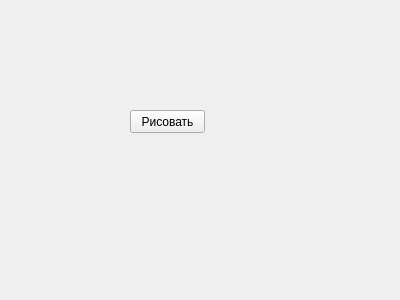
<?xml version="1.0" encoding="UTF-8"?>
<ui version="4.0">
 <class>Form</class>
 <widget class="QWidget" name="Form">
  <property name="geometry">
   <rect>
    <x>0</x>
    <y>0</y>
    <width>400</width>
    <height>300</height>
   </rect>
  </property>
  <property name="windowTitle">
   <string>Form</string>
  </property>
  <widget class="QPushButton" name="pushButton">
   <property name="geometry">
    <rect>
     <x>130</x>
     <y>110</y>
     <width>75</width>
     <height>23</height>
    </rect>
   </property>
   <property name="text">
    <string>Рисовать</string>
   </property>
  </widget>
 </widget>
 <resources/>
 <connections/>
</ui>
